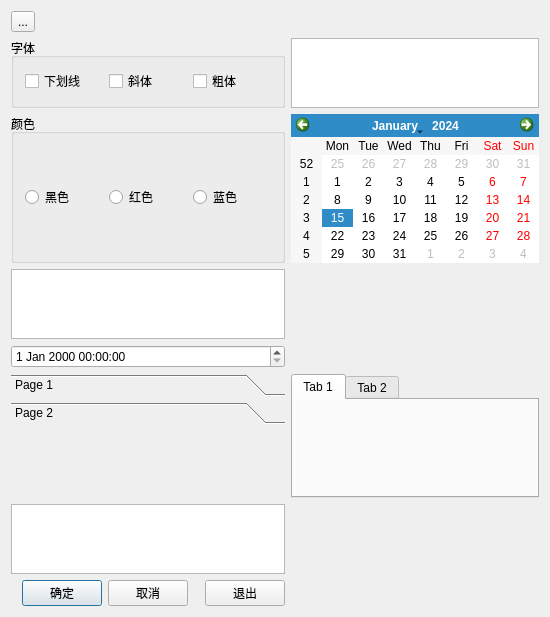
<?xml version="1.0" encoding="UTF-8"?>
<ui version="4.0">
 <class>Dialog</class>
 <widget class="QDialog" name="Dialog">
  <property name="geometry">
   <rect>
    <x>0</x>
    <y>0</y>
    <width>550</width>
    <height>563</height>
   </rect>
  </property>
  <property name="windowTitle">
   <string>Dialog</string>
  </property>
  <layout class="QGridLayout" name="gridLayout">
   <item row="1" column="0">
    <widget class="QGroupBox" name="groupBox">
     <property name="title">
      <string>字体</string>
     </property>
     <layout class="QHBoxLayout" name="horizontalLayout_2">
      <item>
       <widget class="QCheckBox" name="underline">
        <property name="text">
         <string>下划线</string>
        </property>
       </widget>
      </item>
      <item>
       <widget class="QCheckBox" name="italic">
        <property name="text">
         <string>斜体</string>
        </property>
       </widget>
      </item>
      <item>
       <widget class="QCheckBox" name="bold">
        <property name="text">
         <string>粗体</string>
        </property>
       </widget>
      </item>
     </layout>
    </widget>
   </item>
   <item row="8" column="0">
    <layout class="QHBoxLayout" name="horizontalLayout_3">
     <item>
      <spacer name="horizontalSpacer_2">
       <property name="orientation">
        <enum>Qt::Horizontal</enum>
       </property>
       <property name="sizeHint" stdset="0">
        <size>
         <width>40</width>
         <height>20</height>
        </size>
       </property>
      </spacer>
     </item>
     <item>
      <widget class="QPushButton" name="pushButton_2">
       <property name="text">
        <string>确定</string>
       </property>
      </widget>
     </item>
     <item>
      <widget class="QPushButton" name="pushButton">
       <property name="text">
        <string>取消</string>
       </property>
      </widget>
     </item>
     <item>
      <spacer name="horizontalSpacer">
       <property name="orientation">
        <enum>Qt::Horizontal</enum>
       </property>
       <property name="sizeHint" stdset="0">
        <size>
         <width>40</width>
         <height>20</height>
        </size>
       </property>
      </spacer>
     </item>
     <item>
      <widget class="QPushButton" name="pushButton_3">
       <property name="text">
        <string>退出</string>
       </property>
      </widget>
     </item>
    </layout>
   </item>
   <item row="3" column="0">
    <widget class="QTextEdit" name="text"/>
   </item>
   <item row="5" column="0">
    <widget class="QDateTimeEdit" name="dateTime"/>
   </item>
   <item row="2" column="0">
    <widget class="QGroupBox" name="layout">
     <property name="title">
      <string>颜色</string>
     </property>
     <layout class="QHBoxLayout" name="horizontalLayout">
      <item>
       <widget class="QRadioButton" name="black">
        <property name="text">
         <string>黑色</string>
        </property>
       </widget>
      </item>
      <item>
       <widget class="QRadioButton" name="red">
        <property name="text">
         <string>红色</string>
        </property>
       </widget>
      </item>
      <item>
       <widget class="QRadioButton" name="blue">
        <property name="text">
         <string>蓝色</string>
        </property>
       </widget>
      </item>
     </layout>
    </widget>
   </item>
   <item row="7" column="0">
    <widget class="QPlainTextEdit" name="plainTextEdit"/>
   </item>
   <item row="1" column="1">
    <widget class="QListWidget" name="listWidget"/>
   </item>
   <item row="0" column="0" colspan="2">
    <widget class="QToolButton" name="toolButton">
     <property name="text">
      <string>...</string>
     </property>
    </widget>
   </item>
   <item row="2" column="1">
    <widget class="QCalendarWidget" name="calendarWidget"/>
   </item>
   <item row="6" column="0">
    <widget class="QToolBox" name="toolBox">
     <property name="currentIndex">
      <number>1</number>
     </property>
     <widget class="QWidget" name="page">
      <property name="geometry">
       <rect>
        <x>0</x>
        <y>0</y>
        <width>278</width>
        <height>50</height>
       </rect>
      </property>
      <attribute name="label">
       <string>Page 1</string>
      </attribute>
     </widget>
     <widget class="QWidget" name="page_2">
      <property name="geometry">
       <rect>
        <x>0</x>
        <y>0</y>
        <width>278</width>
        <height>50</height>
       </rect>
      </property>
      <attribute name="label">
       <string>Page 2</string>
      </attribute>
     </widget>
    </widget>
   </item>
   <item row="6" column="1">
    <widget class="QTabWidget" name="tabWidget">
     <property name="currentIndex">
      <number>0</number>
     </property>
     <widget class="QWidget" name="tab">
      <attribute name="title">
       <string>Tab 1</string>
      </attribute>
     </widget>
     <widget class="QWidget" name="tab_2">
      <attribute name="title">
       <string>Tab 2</string>
      </attribute>
     </widget>
    </widget>
   </item>
  </layout>
  <action name="exit">
   <property name="text">
    <string>退出</string>
   </property>
   <property name="toolTip">
    <string>点击后退出程序</string>
   </property>
  </action>
 </widget>
 <layoutdefault spacing="6" margin="11"/>
 <resources/>
 <connections>
  <connection>
   <sender>pushButton</sender>
   <signal>clicked()</signal>
   <receiver>Dialog</receiver>
   <slot>accept()</slot>
   <hints>
    <hint type="sourcelabel">
     <x>84</x>
     <y>237</y>
    </hint>
    <hint type="destinationlabel">
     <x>52</x>
     <y>274</y>
    </hint>
   </hints>
  </connection>
  <connection>
   <sender>pushButton_2</sender>
   <signal>clicked()</signal>
   <receiver>Dialog</receiver>
   <slot>reject()</slot>
   <hints>
    <hint type="sourcelabel">
     <x>191</x>
     <y>244</y>
    </hint>
    <hint type="destinationlabel">
     <x>202</x>
     <y>279</y>
    </hint>
   </hints>
  </connection>
  <connection>
   <sender>pushButton_3</sender>
   <signal>clicked()</signal>
   <receiver>Dialog</receiver>
   <slot>close()</slot>
   <hints>
    <hint type="sourcelabel">
     <x>336</x>
     <y>248</y>
    </hint>
    <hint type="destinationlabel">
     <x>337</x>
     <y>268</y>
    </hint>
   </hints>
  </connection>
 </connections>
</ui>
